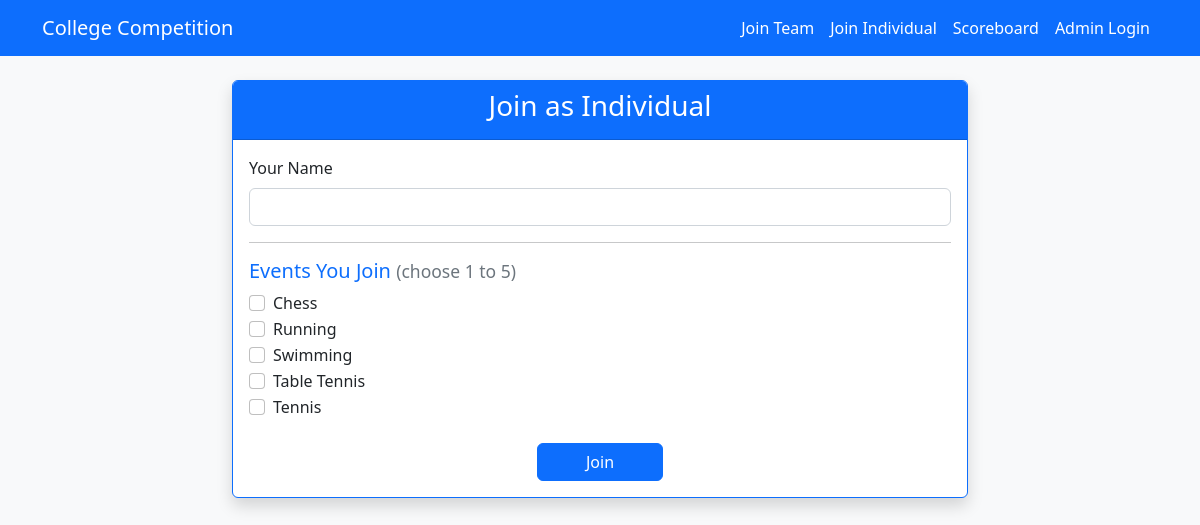
The app's page /join_individual.php with its own data.
### tables this page shows
CREATE TABLE `events` (
    `event_id`   INT UNSIGNED NOT NULL AUTO_INCREMENT,
    `event_name` VARCHAR(100) NOT NULL,
    `event_type` ENUM('team','individual') NOT NULL,
    `max_points` INT UNSIGNED NOT NULL DEFAULT 10,
    PRIMARY KEY (`event_id`),
    UNIQUE KEY `uq_event_name_type` (`event_name`, `event_type`),
    CONSTRAINT `chk_max_points_positive` CHECK (`max_points` > 0)
);

### functions.php (called while the page is built, shortened)
<?php
function e($value): string
{
    return htmlspecialchars((string) $value, ENT_QUOTES, 'UTF-8');
}
function get_events_by_type(mysqli $db, string $type): array
{
    $stmt = $db->prepare(
        'SELECT event_id, event_name, max_points
           FROM events
          WHERE event_type = ?
          ORDER BY event_name'
    );
    $stmt->bind_param('s', $type);
    $stmt->execute();
    $rows = $stmt->get_result()->fetch_all(MYSQLI_ASSOC);
    return $rows;
}

### join_individual.php (the view, shortened to what this page needs)
<?php
require_once __DIR__ . '/functions.php';
$db = get_db();
$individual_events = get_events_by_type($db, 'individual');
require_once __DIR__ . '/head.php';
?>
<div class="container mt-4">
    <div class="row justify-content-center">
        <div class="col-md-8">
            <div class="card shadow border-primary">
                <div class="card-header bg-primary text-white text-center"><h3>Join as Individual</h3></div>
                <div class="card-body">
                    <form action="join_individual.php" method="post">
                        <div class="mb-3">
                            <label class="form-label">Your Name</label>
                            <input type="text" name="ind_name" class="form-control" maxlength="100" required>
                        </div>
                        <hr>
                        <h5 class="text-primary">Events You Join <small class="text-muted">(choose 1 to 5)</small></h5>
                        <?php if (!$individual_events): ?>
                            <p class="text-muted">No individual events have been created yet.</p>
                        <?php else: ?>
                            <?php foreach ($individual_events as $ev): ?>
                                <div class="form-check">
                                    <input class="form-check-input" type="checkbox" name="events[]"
                                           value="<?= (int) $ev['event_id'] ?>" id="ev<?= (int) $ev['event_id'] ?>">
                                    <label class="form-check-label" for="ev<?= (int) $ev['event_id'] ?>">
                                        <?= e($ev['event_name']) ?>
                                    </label>
                                </div>
                            <?php endforeach; ?>
                        <?php endif; ?>
                        <div class="text-center mt-4">
                            <button type="submit" class="btn btn-primary px-5">Join</button>
                        </div>
                    </form>
                </div>
            </div>
        </div>
    </div>
</div>
</body>
</html>

### records on screen
events: event_name "Chess"
events: event_name "Running"
events: event_name "Swimming"
events: event_name "Table Tennis"
events: event_name "Tennis"
